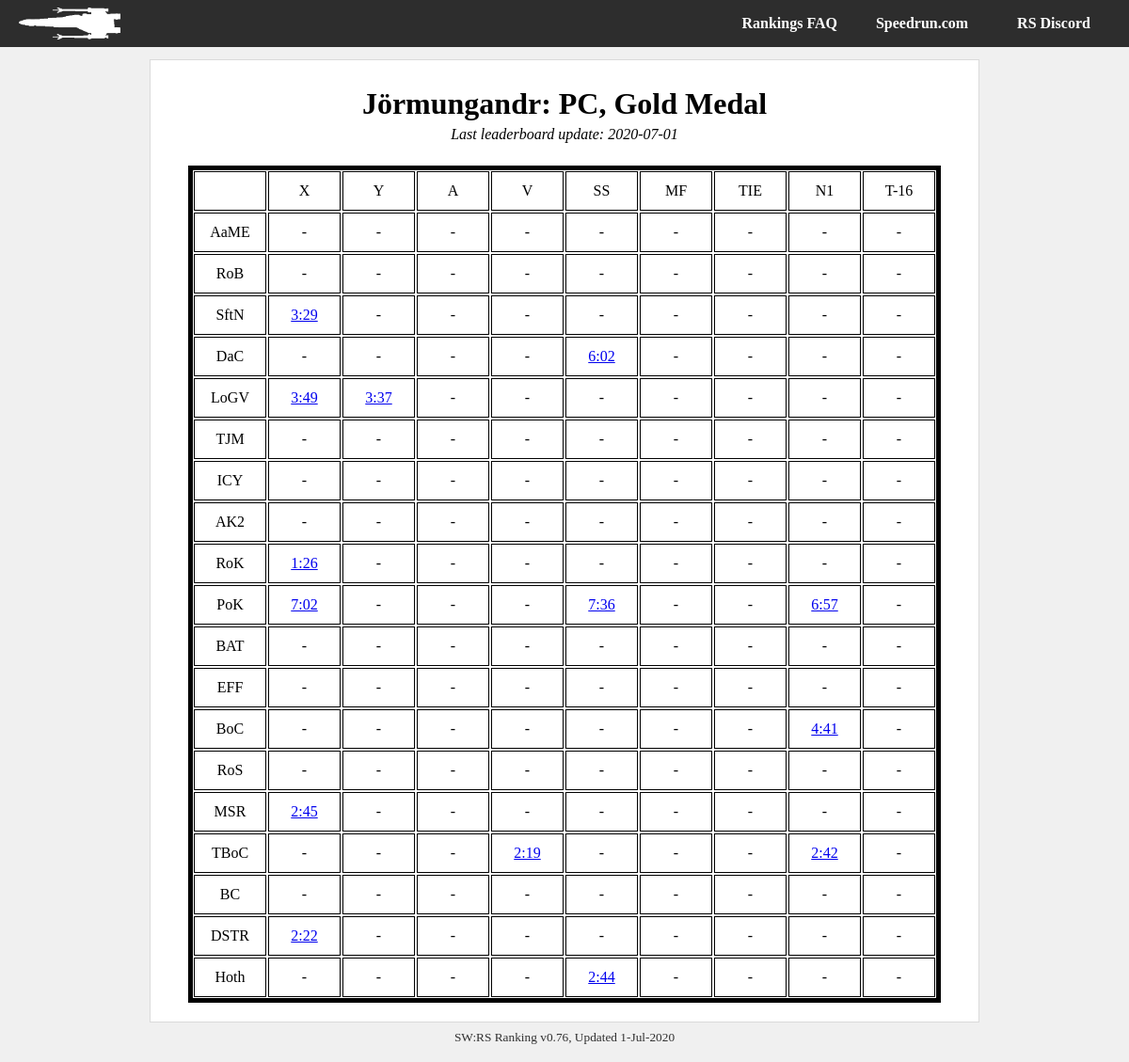
The page /player/Jörmungandr/pc_gold on the database its author committed.
### tables this page shows
CREATE TABLE metadata (field          text primary key,value          text);

CREATE TABLE il_runs_20200701 (run_id          integer primary key,level           text,category        text,player          text,time            integer default 9999,platform        text,medal           text,src_link        text);

### swrs.py (the view)
@app.route('/player/<player_id>/<category>')
def player_cat(player_id, category):
    con = lite.connect(DATABASE)
    with con:
        cur = con.cursor()
        cur.execute('SELECT value FROM metadata ' +
                    'WHERE field = "last_update"')
    last_up = cur.fetchall()[0][0]
    tag = last_up + '_' + category
    if category[0:2] == 'pc':
        console = "PC"
    elif category[0:3] == 'n64':
        console = 'N64'
    else:
        console = 'CONSOLE?'
    if category[-3:] == 'any':
        medal_type = "Any Medal"
    elif category[-4:] == 'gold':
        medal_type = 'Gold Medal'
    else:
        medal_type = 'MEDAL?'
    runs = []
    for lev in il_level_names:
        level_array = []
        for ship in il_category_names:
            cur = con.cursor()
            with con:
                cur.execute('SELECT level, category, time, "src_link" ' +
                            'FROM il_runs_' + last_up + ' ' +
                            'WHERE player = "' + player_id + '" AND ' +
                            'platform = "' + console + '" AND ' +
                            'level = "' + lev + '" AND ' +
                            'category = "' + ship + '" AND ' +
                            'medal = "' + medal_type + '";')
            run = cur.fetchall()
            if run:
                run = list(run[0])
                print(run)
                run[2] = convert_seconds(run[2])
            level_array.append(run)
        runs.append(level_array)
    for i in runs:
        print(i)
    try:
        return render_template('player-category.html',
                               name=player_id,
                               medal=medal_type,
                               platform=console,
                               runs=runs,
                               last_update=DATESTAMP)
    except Exception as e:
        return str(e)

### swrs.py (called while the page is built)
def convert_seconds(in_time):
    print(in_time)
    out_time = 'ERR'
    secs = in_time % 60
    mins = (in_time - secs) // 60
    if secs < 10:
        secs = '0' + str(secs)
    out_time = str(mins) + ':' + str(secs)
    return out_time

@app.teardown_appcontext
def close_connection(exception):
    db = getattr(g, '_database', None)
    if db is not None:
        db.close()

### templates/player-category.html
{% from "macros.html" import header, footer, categories, title, player_chart %}
{{ header(name +" | SWRS") }}
{{ title(name + ": " + platform + ", " + medal, last_update) }}
{% set level_acronyms = ["AaME",
"RoB",
"SftN",
"DaC",
"LoGV",
"TJM",
"ICY",
"AK2",
"RoK",
"PoK",
"BAT",
"EFF",
"BoC",
"RoS",
"MSR",
"TBoC",
"BC",
"DSTR",
"Hoth"] %}
    <div id="about">
            <div id="runs-table">
                <div class="runs-table-row">
                    <div class="runs-table-timebox"> </div>
                    <div class="runs-table-timebox">X</div>
                    <div class="runs-table-timebox">Y</div>
                    <div class="runs-table-timebox">A</div>
                    <div class="runs-table-timebox">V</div>
                    <div class="runs-table-timebox">SS</div>
                    <div class="runs-table-timebox">MF</div>
                    <div class="runs-table-timebox">TIE</div>
                    <div class="runs-table-timebox">N1</div>
                    <div class="runs-table-timebox">T-16</div>
                </div>
            {% for i in range(runs|length): %}
                {% set level = runs[i] %}
                <div class="runs-table-row {{ level_acronyms[i] }}">
                <div class="runs-table-timebox">{{ level_acronyms[i] }}</div>
                {% for ship in level %}
                    <div class="runs-table-timebox">
                        {% if ship: %}
                            <a href="{{ ship[3] }}">{{ ship[2] }}</a>
                        {% else %}
                            -
                        {% endif %}
                    </div>
                {% endfor %}
                </div>
            {% endfor %}
            </div>
    </div>
{{ footer() }}

### templates/macros.html (shortened to what this page needs)
{% macro header(header_text) %}
<html>
    <head>
        <link rel="stylesheet" type="text/css" href="{{ url_for('static', filename = 'style.css') }}" />
    </head>
    <body>
    <div id="container">
        {{ tabs() }}
    <div id="body-wrapper">
        <div id="body-content">
{% endmacro %}
{% macro tabs() %}
        <div id="body-tabs">
            <div id="lefttabs">
                <a href="/"><img src= {{ url_for('static', filename = 'logo.png') }}></a>
            </div>
            <div id="righttabs">
                <a href="https://discord.gg/Gp7swfc"><div id="tab" class="topplayers back">RS Discord</div></a>
            </div>
            <div id="righttabs">
                <a href="https://www.speedrun.com/rogue1/"><div id="tab" class="topplayers back">Speedrun.com</div></a>
            </div>
            <div id="righttabs">
                <a href="/faq"><div id="tab" class="topplayers back">Rankings FAQ</div></a>
            </div>
        </div>
{% endmacro %}
{% macro title(name, date) %}
            <div id="title">
                    <h1>
                        {{ name }}
                    </h1>
                    {% if date %}
                    <div id="lastupdate">
                        <p>Last leaderboard update: {{ date[:4] }}-{{ date[4:6] }}-{{ date[6:] }}</p>
                    </div>
                    {% endif %}
            </div>
{% endmacro %}
{% macro footer() %}
            </div>
            <div id="footertext">
                <span title="v0.77 Greedo">SW:RS Ranking v0.76, Updated 1-Jul-2020</span>
            </div>
        </div>
    </div>
    </body>
</html>
{% endmacro %}

### static/style.css (style rules this page uses)
body { font-family: 'LiberationSerif', 'Bookman', 'Times', Serif; margin: 0px; background: #f0f0f0; position: relative; }
#container { position: absolute; width: 100%; height: 100%; }
#body-wrapper { width: max-content; max-width: 95%; margin-left:auto; margin-right:auto; padding: 10px; display: block; position: relative; overflow: hidden !important; }
#body-tabs { display: block; overflow: hidden; background: #2d2d2d; padding: 0px 10px; height: 50px; background-repeat: no-repeat; background-size: auto 35px; background-attachment: fixed; background-position-x: center; background-position-y: 7px; }
#tab { display: inline-block; color: #ffffff; padding: 00px 20px; border-radius: 0px; margin: 0px; min-width: 100px; text-align: center; font-weight: bold; line-height: 50px; height: 100%; }
#lefttabs { float: left; }
#lefttabs img { padding: 8px 10px; height: 34px; }
#righttabs { float: right; }
#body-content { border: 1px #dadada solid; min-height: 100px; background: #ffffff; border-radius: 0px; margin-top: 3px; padding: 20px 40px; }
#title { text-align: center; margin: .5em 0em 1.5em 0em; font-weight: bold; font-style: italic; }
#title h1 { margin: 0em 0em .0em 0em; font-style: normal; }
#footertext { text-align: center; font-size: 10pt; padding: 8px; opacity: 0.8; }
#lastupdate p { font-weight: normal; padding: 0; margin: 5px 0 0 0; }
#runs-table { border: 5px solid #000000; overflow: hidden; }
.runs-table-row { display: flex; flex-direction: row; flex-wrap: nowrap; justify-content: flex-start; align-items: stretch; align-content: stretch; }
.runs-table-timebox { margin: 1px; width: 75px; line-height: 20px; padding-top: 10px; padding-bottom: 10px; border: 1px solid #000000; text-align: center; vertical-align: middle; }

### rows shown on the page
metadata: value "2020", value "07", value "01"
il_runs_20200701: ship "3:29"
il_runs_20200701: ship "6:02"
il_runs_20200701: ship "3:49"
il_runs_20200701: ship "3:37"
il_runs_20200701: ship "1:26"
il_runs_20200701: ship "7:02"
il_runs_20200701: ship "7:36"
il_runs_20200701: ship "6:57"
il_runs_20200701: ship "4:41"
il_runs_20200701: ship "2:45"
il_runs_20200701: ship "2:19"
il_runs_20200701: ship "2:42"
il_runs_20200701: ship "2:22"
il_runs_20200701: ship "2:44"

### other values the page prints
{{ name }} "Jörmungandr: PC, Gold Medal"
{{ level_acronyms[i] }} "AaME" "RoB" "SftN" "DaC" "LoGV" "TJM" "ICY" "AK2" "RoK" "PoK" "BAT" "EFF" "BoC" "RoS" "MSR" "TBoC" "BC" "DSTR" "Hoth"
